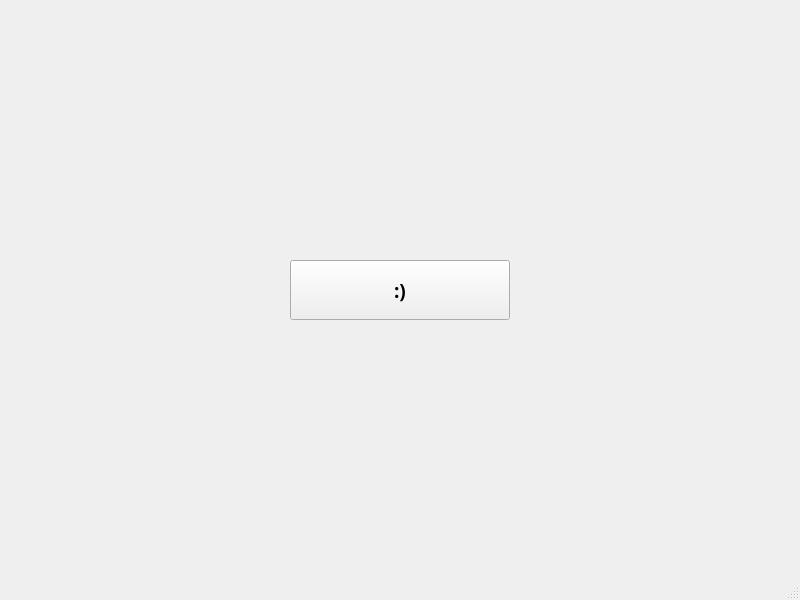
<?xml version="1.0" encoding="UTF-8"?>
<ui version="4.0">
 <class>MainWindow</class>
 <widget class="QMainWindow" name="MainWindow">
  <property name="geometry">
   <rect>
    <x>0</x>
    <y>0</y>
    <width>800</width>
    <height>600</height>
   </rect>
  </property>
  <property name="windowTitle">
   <string>MainWindow</string>
  </property>
  <widget class="QWidget" name="centralwidget">
   <widget class="QPushButton" name="pushButton">
    <property name="geometry">
     <rect>
      <x>290</x>
      <y>260</y>
      <width>220</width>
      <height>60</height>
     </rect>
    </property>
    <property name="font">
     <font>
      <family>Century Gothic</family>
      <pointsize>14</pointsize>
      <bold>true</bold>
     </font>
    </property>
    <property name="text">
     <string>:)</string>
    </property>
   </widget>
  </widget>
  <widget class="QMenuBar" name="menubar">
   <property name="geometry">
    <rect>
     <x>0</x>
     <y>0</y>
     <width>800</width>
     <height>25</height>
    </rect>
   </property>
  </widget>
  <widget class="QStatusBar" name="statusbar"/>
 </widget>
 <resources/>
 <connections/>
</ui>
